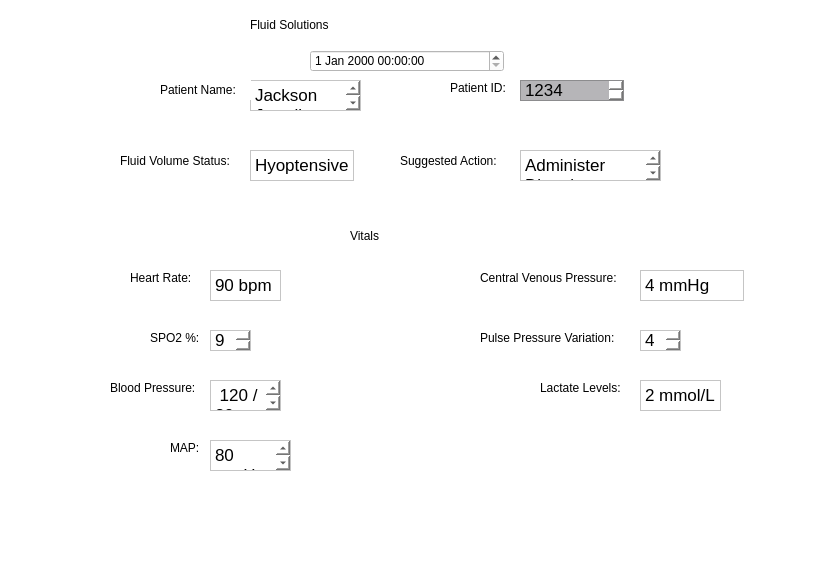
<ui version="4.0">
 <!--QSS Style: 
QWidget {
    background-color: #f7f7f7;
    font-family: Arial, sans-serif;
    font-size: 14px;
    color: #333;
}

QLabel {
    color: #555;
    font-weight: bold;
}

QLineEdit, QComboBox, QSpinBox {
    background-color: #fff;
    border: 1px solid #ccc;
    border-radius: 4px;
    padding: 4px;
}

QPushButton {
    background-color: #4CAF50;
    color: white;
    border: none;
    padding: 8px 16px;
    border-radius: 4px;
    font-size: 14px;
}

QPushButton:hover {
    background-color: #45a049;
}

QPushButton:pressed {
    background-color: #3e8e41;
}

QGroupBox {
    border: 1px solid #ccc;
    border-radius: 8px;
    margin-top: 20px;
}

QGroupBox::title {
    subcontrol-origin: margin;
    subcontrol-position: top center;
    padding: 0 4px;
    background-color: #f7f7f7;
}
--><class>MainWindow</class>
 <widget class="QMainWindow" name="MainWindow">
  <property name="geometry">
   <rect>
    <x>0</x>
    <y>0</y>
    <width>825</width>
    <height>561</height>
   </rect>
  </property>
  <property name="windowTitle">
   <string>MainWindow</string>
  </property>
  <property name="styleSheet">
   <string notr="true">background-color: rgb(255, 255, 255)</string>
  </property>
  <widget class="QWidget" name="centralwidget">
   <widget class="QLabel" name="label">
    <property name="geometry">
     <rect>
      <x>250</x>
      <y>-1</y>
      <width>301</width>
      <height>51</height>
     </rect>
    </property>
    <property name="styleSheet">
     <string notr="true">font: 48pt "Times New Roman";</string>
    </property>
    <property name="text">
     <string>Fluid Solutions</string>
    </property>
   </widget>
   <widget class="QDateTimeEdit" name="dateTimeEdit">
    <property name="geometry">
     <rect>
      <x>310</x>
      <y>50</y>
      <width>194</width>
      <height>22</height>
     </rect>
    </property>
   </widget>
   <widget class="QLabel" name="label_2">
    <property name="geometry">
     <rect>
      <x>120</x>
      <y>150</y>
      <width>131</width>
      <height>21</height>
     </rect>
    </property>
    <property name="text">
     <string>Fluid Volume Status: </string>
    </property>
   </widget>
   <widget class="QTextEdit" name="textEdit">
    <property name="geometry">
     <rect>
      <x>250</x>
      <y>150</y>
      <width>104</width>
      <height>31</height>
     </rect>
    </property>
    <property name="html">
     <string>&lt;!DOCTYPE HTML PUBLIC "-//W3C//DTD HTML 4.0//EN" "http://www.w3.org/TR/REC-html40/strict.dtd"&gt;
&lt;html&gt;&lt;head&gt;&lt;meta name="qrichtext" content="1" /&gt;&lt;meta charset="utf-8" /&gt;&lt;style type="text/css"&gt;
p, li { white-space: pre-wrap; }
hr { height: 1px; border-width: 0; }
li.unchecked::marker { content: "\2610"; }
li.checked::marker { content: "\2612"; }
&lt;/style&gt;&lt;/head&gt;&lt;body style=" font-family:'.AppleSystemUIFont'; font-size:13pt; font-weight:400; font-style:normal;"&gt;
&lt;p style=" margin-top:0px; margin-bottom:0px; margin-left:0px; margin-right:0px; -qt-block-indent:0; text-indent:0px;"&gt;Hyoptensive&lt;/p&gt;&lt;/body&gt;&lt;/html&gt;</string>
    </property>
   </widget>
   <widget class="QLabel" name="label_3">
    <property name="geometry">
     <rect>
      <x>400</x>
      <y>150</y>
      <width>111</width>
      <height>21</height>
     </rect>
    </property>
    <property name="text">
     <string>Suggested Action: </string>
    </property>
   </widget>
   <widget class="QTextEdit" name="textEdit_2">
    <property name="geometry">
     <rect>
      <x>520</x>
      <y>150</y>
      <width>141</width>
      <height>31</height>
     </rect>
    </property>
    <property name="html">
     <string>&lt;!DOCTYPE HTML PUBLIC "-//W3C//DTD HTML 4.0//EN" "http://www.w3.org/TR/REC-html40/strict.dtd"&gt;
&lt;html&gt;&lt;head&gt;&lt;meta name="qrichtext" content="1" /&gt;&lt;meta charset="utf-8" /&gt;&lt;style type="text/css"&gt;
p, li { white-space: pre-wrap; }
hr { height: 1px; border-width: 0; }
li.unchecked::marker { content: "\2610"; }
li.checked::marker { content: "\2612"; }
&lt;/style&gt;&lt;/head&gt;&lt;body style=" font-family:'.AppleSystemUIFont'; font-size:13pt; font-weight:400; font-style:normal;"&gt;
&lt;p style=" margin-top:0px; margin-bottom:0px; margin-left:0px; margin-right:0px; -qt-block-indent:0; text-indent:0px;"&gt;Administer Diuretic&lt;/p&gt;&lt;/body&gt;&lt;/html&gt;</string>
    </property>
   </widget>
   <widget class="QLabel" name="label_4">
    <property name="geometry">
     <rect>
      <x>350</x>
      <y>220</y>
      <width>91</width>
      <height>31</height>
     </rect>
    </property>
    <property name="styleSheet">
     <string notr="true">font: 24pt "Academy Engraved LET";
font: 36pt "Times New Roman";</string>
    </property>
    <property name="text">
     <string>Vitals</string>
    </property>
   </widget>
   <widget class="QLabel" name="label_5">
    <property name="geometry">
     <rect>
      <x>130</x>
      <y>270</y>
      <width>71</width>
      <height>16</height>
     </rect>
    </property>
    <property name="text">
     <string>Heart Rate: </string>
    </property>
   </widget>
   <widget class="QLabel" name="label_6">
    <property name="geometry">
     <rect>
      <x>150</x>
      <y>330</y>
      <width>61</width>
      <height>16</height>
     </rect>
    </property>
    <property name="text">
     <string>SPO2 %: </string>
    </property>
   </widget>
   <widget class="QLabel" name="label_7">
    <property name="geometry">
     <rect>
      <x>540</x>
      <y>380</y>
      <width>91</width>
      <height>16</height>
     </rect>
    </property>
    <property name="text">
     <string>Lactate Levels:</string>
    </property>
   </widget>
   <widget class="QLabel" name="label_8">
    <property name="geometry">
     <rect>
      <x>110</x>
      <y>380</y>
      <width>101</width>
      <height>16</height>
     </rect>
    </property>
    <property name="text">
     <string>Blood Pressure:</string>
    </property>
   </widget>
   <widget class="QLabel" name="label_9">
    <property name="geometry">
     <rect>
      <x>480</x>
      <y>270</y>
      <width>161</width>
      <height>16</height>
     </rect>
    </property>
    <property name="text">
     <string>Central Venous Pressure:</string>
    </property>
   </widget>
   <widget class="QLabel" name="label_10">
    <property name="geometry">
     <rect>
      <x>480</x>
      <y>330</y>
      <width>151</width>
      <height>16</height>
     </rect>
    </property>
    <property name="text">
     <string>Pulse Pressure Variation: </string>
    </property>
   </widget>
   <widget class="QTextEdit" name="textEdit_3">
    <property name="geometry">
     <rect>
      <x>210</x>
      <y>270</y>
      <width>71</width>
      <height>31</height>
     </rect>
    </property>
    <property name="html">
     <string>&lt;!DOCTYPE HTML PUBLIC "-//W3C//DTD HTML 4.0//EN" "http://www.w3.org/TR/REC-html40/strict.dtd"&gt;
&lt;html&gt;&lt;head&gt;&lt;meta name="qrichtext" content="1" /&gt;&lt;meta charset="utf-8" /&gt;&lt;style type="text/css"&gt;
p, li { white-space: pre-wrap; }
hr { height: 1px; border-width: 0; }
li.unchecked::marker { content: "\2610"; }
li.checked::marker { content: "\2612"; }
&lt;/style&gt;&lt;/head&gt;&lt;body style=" font-family:'.AppleSystemUIFont'; font-size:13pt; font-weight:400; font-style:normal;"&gt;
&lt;p style=" margin-top:0px; margin-bottom:0px; margin-left:0px; margin-right:0px; -qt-block-indent:0; text-indent:0px;"&gt;90 bpm&lt;/p&gt;&lt;/body&gt;&lt;/html&gt;</string>
    </property>
   </widget>
   <widget class="QTextEdit" name="textEdit_4">
    <property name="geometry">
     <rect>
      <x>210</x>
      <y>330</y>
      <width>41</width>
      <height>21</height>
     </rect>
    </property>
    <property name="html">
     <string>&lt;!DOCTYPE HTML PUBLIC "-//W3C//DTD HTML 4.0//EN" "http://www.w3.org/TR/REC-html40/strict.dtd"&gt;
&lt;html&gt;&lt;head&gt;&lt;meta name="qrichtext" content="1" /&gt;&lt;meta charset="utf-8" /&gt;&lt;style type="text/css"&gt;
p, li { white-space: pre-wrap; }
hr { height: 1px; border-width: 0; }
li.unchecked::marker { content: "\2610"; }
li.checked::marker { content: "\2612"; }
&lt;/style&gt;&lt;/head&gt;&lt;body style=" font-family:'.AppleSystemUIFont'; font-size:13pt; font-weight:400; font-style:normal;"&gt;
&lt;p style=" margin-top:0px; margin-bottom:0px; margin-left:0px; margin-right:0px; -qt-block-indent:0; text-indent:0px;"&gt;95&lt;/p&gt;&lt;/body&gt;&lt;/html&gt;</string>
    </property>
   </widget>
   <widget class="QTextEdit" name="textEdit_5">
    <property name="geometry">
     <rect>
      <x>210</x>
      <y>380</y>
      <width>71</width>
      <height>31</height>
     </rect>
    </property>
    <property name="html">
     <string>&lt;!DOCTYPE HTML PUBLIC "-//W3C//DTD HTML 4.0//EN" "http://www.w3.org/TR/REC-html40/strict.dtd"&gt;
&lt;html&gt;&lt;head&gt;&lt;meta name="qrichtext" content="1" /&gt;&lt;meta charset="utf-8" /&gt;&lt;style type="text/css"&gt;
p, li { white-space: pre-wrap; }
hr { height: 1px; border-width: 0; }
li.unchecked::marker { content: "\2610"; }
li.checked::marker { content: "\2612"; }
&lt;/style&gt;&lt;/head&gt;&lt;body style=" font-family:'.AppleSystemUIFont'; font-size:13pt; font-weight:400; font-style:normal;"&gt;
&lt;p style=" margin-top:0px; margin-bottom:0px; margin-left:0px; margin-right:0px; -qt-block-indent:0; text-indent:0px;"&gt; 120 / 80&lt;/p&gt;&lt;/body&gt;&lt;/html&gt;</string>
    </property>
   </widget>
   <widget class="QTextEdit" name="textEdit_6">
    <property name="geometry">
     <rect>
      <x>640</x>
      <y>270</y>
      <width>104</width>
      <height>31</height>
     </rect>
    </property>
    <property name="html">
     <string>&lt;!DOCTYPE HTML PUBLIC "-//W3C//DTD HTML 4.0//EN" "http://www.w3.org/TR/REC-html40/strict.dtd"&gt;
&lt;html&gt;&lt;head&gt;&lt;meta name="qrichtext" content="1" /&gt;&lt;meta charset="utf-8" /&gt;&lt;style type="text/css"&gt;
p, li { white-space: pre-wrap; }
hr { height: 1px; border-width: 0; }
li.unchecked::marker { content: "\2610"; }
li.checked::marker { content: "\2612"; }
&lt;/style&gt;&lt;/head&gt;&lt;body style=" font-family:'.AppleSystemUIFont'; font-size:13pt; font-weight:400; font-style:normal;"&gt;
&lt;p style=" margin-top:0px; margin-bottom:0px; margin-left:0px; margin-right:0px; -qt-block-indent:0; text-indent:0px;"&gt;4 mmHg&lt;/p&gt;&lt;/body&gt;&lt;/html&gt;</string>
    </property>
   </widget>
   <widget class="QTextEdit" name="textEdit_7">
    <property name="geometry">
     <rect>
      <x>640</x>
      <y>330</y>
      <width>41</width>
      <height>21</height>
     </rect>
    </property>
    <property name="html">
     <string>&lt;!DOCTYPE HTML PUBLIC "-//W3C//DTD HTML 4.0//EN" "http://www.w3.org/TR/REC-html40/strict.dtd"&gt;
&lt;html&gt;&lt;head&gt;&lt;meta name="qrichtext" content="1" /&gt;&lt;meta charset="utf-8" /&gt;&lt;style type="text/css"&gt;
p, li { white-space: pre-wrap; }
hr { height: 1px; border-width: 0; }
li.unchecked::marker { content: "\2610"; }
li.checked::marker { content: "\2612"; }
&lt;/style&gt;&lt;/head&gt;&lt;body style=" font-family:'.AppleSystemUIFont'; font-size:13pt; font-weight:400; font-style:normal;"&gt;
&lt;p style=" margin-top:0px; margin-bottom:0px; margin-left:0px; margin-right:0px; -qt-block-indent:0; text-indent:0px;"&gt;40&lt;/p&gt;&lt;/body&gt;&lt;/html&gt;</string>
    </property>
   </widget>
   <widget class="QTextEdit" name="textEdit_8">
    <property name="geometry">
     <rect>
      <x>640</x>
      <y>380</y>
      <width>81</width>
      <height>31</height>
     </rect>
    </property>
    <property name="html">
     <string>&lt;!DOCTYPE HTML PUBLIC "-//W3C//DTD HTML 4.0//EN" "http://www.w3.org/TR/REC-html40/strict.dtd"&gt;
&lt;html&gt;&lt;head&gt;&lt;meta name="qrichtext" content="1" /&gt;&lt;meta charset="utf-8" /&gt;&lt;style type="text/css"&gt;
p, li { white-space: pre-wrap; }
hr { height: 1px; border-width: 0; }
li.unchecked::marker { content: "\2610"; }
li.checked::marker { content: "\2612"; }
&lt;/style&gt;&lt;/head&gt;&lt;body style=" font-family:'.AppleSystemUIFont'; font-size:13pt; font-weight:400; font-style:normal;"&gt;
&lt;p style=" margin-top:0px; margin-bottom:0px; margin-left:0px; margin-right:0px; -qt-block-indent:0; text-indent:0px;"&gt;2 mmol/L&lt;/p&gt;&lt;/body&gt;&lt;/html&gt;</string>
    </property>
   </widget>
   <widget class="QTextEdit" name="textEdit_9">
    <property name="geometry">
     <rect>
      <x>250</x>
      <y>80</y>
      <width>111</width>
      <height>31</height>
     </rect>
    </property>
    <property name="html">
     <string>&lt;!DOCTYPE HTML PUBLIC "-//W3C//DTD HTML 4.0//EN" "http://www.w3.org/TR/REC-html40/strict.dtd"&gt;
&lt;html&gt;&lt;head&gt;&lt;meta name="qrichtext" content="1" /&gt;&lt;meta charset="utf-8" /&gt;&lt;style type="text/css"&gt;
p, li { white-space: pre-wrap; }
hr { height: 1px; border-width: 0; }
li.unchecked::marker { content: "\2610"; }
li.checked::marker { content: "\2612"; }
&lt;/style&gt;&lt;/head&gt;&lt;body style=" font-family:'.AppleSystemUIFont'; font-size:13pt; font-weight:400; font-style:normal;"&gt;
&lt;p style=" margin-top:0px; margin-bottom:0px; margin-left:0px; margin-right:0px; -qt-block-indent:0; text-indent:0px;"&gt;Jackson Jewell &lt;/p&gt;&lt;/body&gt;&lt;/html&gt;</string>
    </property>
   </widget>
   <widget class="QLabel" name="label_11">
    <property name="geometry">
     <rect>
      <x>160</x>
      <y>80</y>
      <width>91</width>
      <height>20</height>
     </rect>
    </property>
    <property name="text">
     <string>Patient Name:</string>
    </property>
   </widget>
   <widget class="QLabel" name="label_12">
    <property name="geometry">
     <rect>
      <x>450</x>
      <y>80</y>
      <width>71</width>
      <height>16</height>
     </rect>
    </property>
    <property name="text">
     <string>Patient ID:</string>
    </property>
   </widget>
   <widget class="QTextEdit" name="textEdit_10">
    <property name="geometry">
     <rect>
      <x>520</x>
      <y>80</y>
      <width>104</width>
      <height>21</height>
     </rect>
    </property>
    <property name="styleSheet">
     <string notr="true">background-color: rgb(182, 181, 184);</string>
    </property>
    <property name="html">
     <string>&lt;!DOCTYPE HTML PUBLIC "-//W3C//DTD HTML 4.0//EN" "http://www.w3.org/TR/REC-html40/strict.dtd"&gt;
&lt;html&gt;&lt;head&gt;&lt;meta name="qrichtext" content="1" /&gt;&lt;meta charset="utf-8" /&gt;&lt;style type="text/css"&gt;
p, li { white-space: pre-wrap; }
hr { height: 1px; border-width: 0; }
li.unchecked::marker { content: "\2610"; }
li.checked::marker { content: "\2612"; }
&lt;/style&gt;&lt;/head&gt;&lt;body style=" font-family:'.AppleSystemUIFont'; font-size:13pt; font-weight:400; font-style:normal;"&gt;
&lt;p style=" margin-top:0px; margin-bottom:0px; margin-left:0px; margin-right:0px; -qt-block-indent:0; text-indent:0px;"&gt;1234&lt;/p&gt;&lt;/body&gt;&lt;/html&gt;</string>
    </property>
   </widget>
   <widget class="QLabel" name="label_13">
    <property name="geometry">
     <rect>
      <x>170</x>
      <y>440</y>
      <width>41</width>
      <height>16</height>
     </rect>
    </property>
    <property name="text">
     <string>MAP:</string>
    </property>
   </widget>
   <widget class="QTextEdit" name="textEdit_11">
    <property name="geometry">
     <rect>
      <x>210</x>
      <y>440</y>
      <width>81</width>
      <height>31</height>
     </rect>
    </property>
    <property name="html">
     <string>&lt;!DOCTYPE HTML PUBLIC "-//W3C//DTD HTML 4.0//EN" "http://www.w3.org/TR/REC-html40/strict.dtd"&gt;
&lt;html&gt;&lt;head&gt;&lt;meta name="qrichtext" content="1" /&gt;&lt;meta charset="utf-8" /&gt;&lt;style type="text/css"&gt;
p, li { white-space: pre-wrap; }
hr { height: 1px; border-width: 0; }
li.unchecked::marker { content: "\2610"; }
li.checked::marker { content: "\2612"; }
&lt;/style&gt;&lt;/head&gt;&lt;body style=" font-family:'.AppleSystemUIFont'; font-size:13pt; font-weight:400; font-style:normal;"&gt;
&lt;p style=" margin-top:0px; margin-bottom:0px; margin-left:0px; margin-right:0px; -qt-block-indent:0; text-indent:0px;"&gt;80 mmHg&lt;/p&gt;&lt;/body&gt;&lt;/html&gt;</string>
    </property>
   </widget>
  </widget>
  <widget class="QMenuBar" name="menubar">
   <property name="geometry">
    <rect>
     <x>0</x>
     <y>0</y>
     <width>825</width>
     <height>24</height>
    </rect>
   </property>
  </widget>
  <widget class="QStatusBar" name="statusbar" />
 </widget>
 <resources />
 <connections />
</ui>
